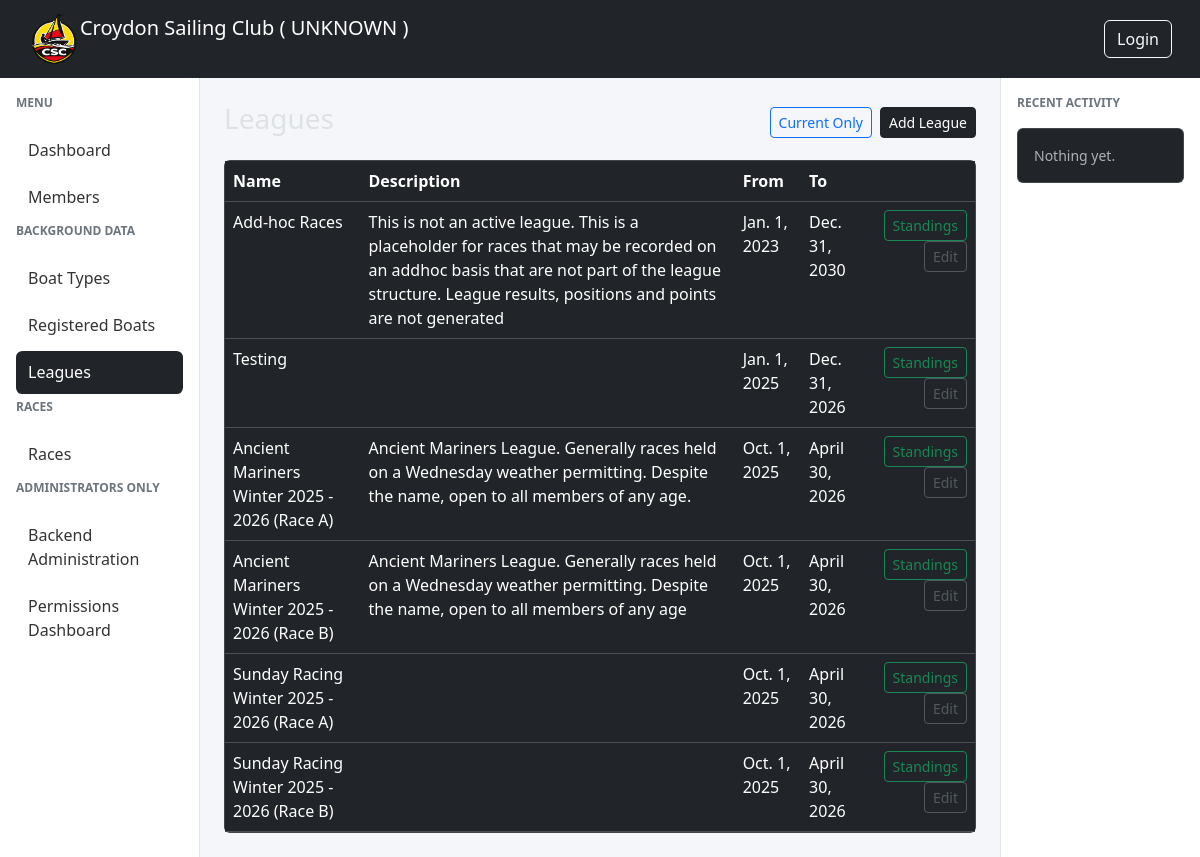
Screenshot of /leagues/ with the database file from the repository.
### races/models.py (models this page shows, shortened)
class League(models.Model):
    name = models.CharField(max_length=200, unique=True)
    description = models.CharField(max_length=200, blank=True)
    date_from = models.DateField(help_text='The first date a race can be added to this league')
    date_to = models.DateField(help_text='The last date a race can be added to this league')

### races/views.py (the view)
# urls.py: path("leagues/", LeagueListView.as_view(), name="leagues-list"),
class LeagueListView(ListView):
    model = League
    template_name = "races/leagues_list.html"
    context_object_name = "leagues"
    ordering = ["date_from"]
    def get_queryset(self):
        qs = super().get_queryset()
        current = self.request.GET.get("current")
        if current:
            today = timezone.now().date()
            qs = qs.filter(date_from__lte=today, date_to__gte=today)
        return qs

### csc_manager/context_processors.py (called while the page is built)
def template_settings(request):
    return {
        name: getattr(settings, name)
        for name in getattr(settings, "TEMPLATE_VISIBLE_SETTINGS", [])
    }

### races/templates/races/leagues_list.html (shortened to what this page needs)
{% extends "base.html" %}
{% block content %}
<div class="d-flex justify-content-between align-items-center mb-3">
    <h3>Leagues</h3>
    <div class="d-flex gap-2">
        {% if request.GET.current %}
            <a href="{% url 'leagues-list' %}"
               class="btn btn-outline-secondary btn-sm">
                Show All
            </a>
        {% else %}
            <a href="?current=1"
               class="btn btn-outline-primary btn-sm">
                Current Only
            </a>
        {% endif %}
        <a href="{% url 'leagues-add' %}" class="btn btn-dark btn-sm">
            Add League
        </a>
    </div>
</div>
<div class="card">
    <div class="table-responsive">
        <table class="table table-hover mb-0">
            <thead>
                <tr>
                    <th>Name</th>
                    <th>Description</th>
                    <th>From</th>
                    <th>To</th>
                    <th></th>
                </tr>
            </thead>
            <tbody>
                {% for league in leagues %}
                <tr>
                    <td>{{ league.name }}</td>
                    <td>{{ league.description }}</td>
                    <td>{{ league.date_from }}</td>
                    <td>{{ league.date_to }}</td>
                    <td class="text-end">
                        <a href="{% url 'league-table' league.pk %}"
                            class="btn btn-sm btn-outline-success">
                            Standings
                        </a>
                        {% if perms.races.change_league %}
                            <a href="{% url 'leagues-edit' league.pk %}"
                            class="btn btn-sm btn-outline-primary">
                                Edit
                            </a>
                        {% else %}
                            <a href="{% url 'leagues-edit' league.pk %}"
                            class="btn btn-sm btn-outline-secondary disabled">
                                Edit
                            </a>
                        {% endif %}
                    </td>
                </tr>
                {% empty %}
                <tr>
                    <td colspan="4" class="text-center text-muted">
                        No Leagues yet.
                    </td>
                </tr>
                {% endfor %}
            </tbody>
        </table>
    </div>
</div>
{% endblock %}

### csc_manager/templates/base.html (style rules this page uses)
body { background-color: #f4f6f9; }

### rows the page displays
League: name "Add-hoc Races", description "This is not an active league. This is a placeholder for races that may be recorded on an addhoc basis that are not part of the league structure. League results, positions and points are not generated", date_from "Jan. 1, 2023", date_to "Dec. 31, 2030"
League: name "Testing", date_from "Jan. 1, 2025", date_to "Dec. 31, 2026"
League: name "Ancient Mariners Winter 2025 - 2026 (Race A)", description "Ancient Mariners League. Generally races held on a Wednesday weather permitting. Despite the name, open to all members of any age.", date_from "Oct. 1, 2025", date_to "April 30, 2026"
League: name "Ancient Mariners Winter 2025 - 2026 (Race B)", description "Ancient Mariners League. Generally races held on a Wednesday weather permitting. Despite the name, open to all members of any age", date_from "Oct. 1, 2025", date_to "April 30, 2026"
League: name "Sunday Racing Winter 2025 - 2026 (Race A)", date_from "Oct. 1, 2025", date_to "April 30, 2026"
League: name "Sunday Racing Winter 2025 - 2026 (Race B)", date_from "Oct. 1, 2025", date_to "April 30, 2026"

### other values shown
{{ ENVIRONMENT }} "UNKNOWN"
